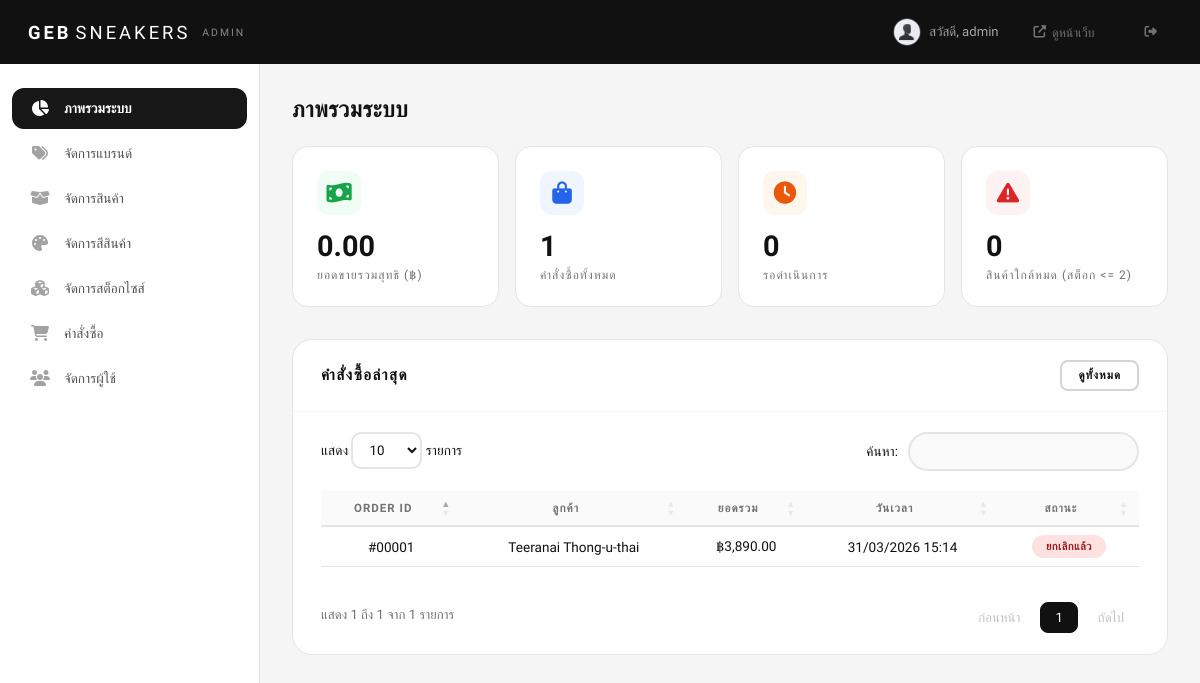
/admin/index.php (signed in), run on an earlier commit of the app's database.
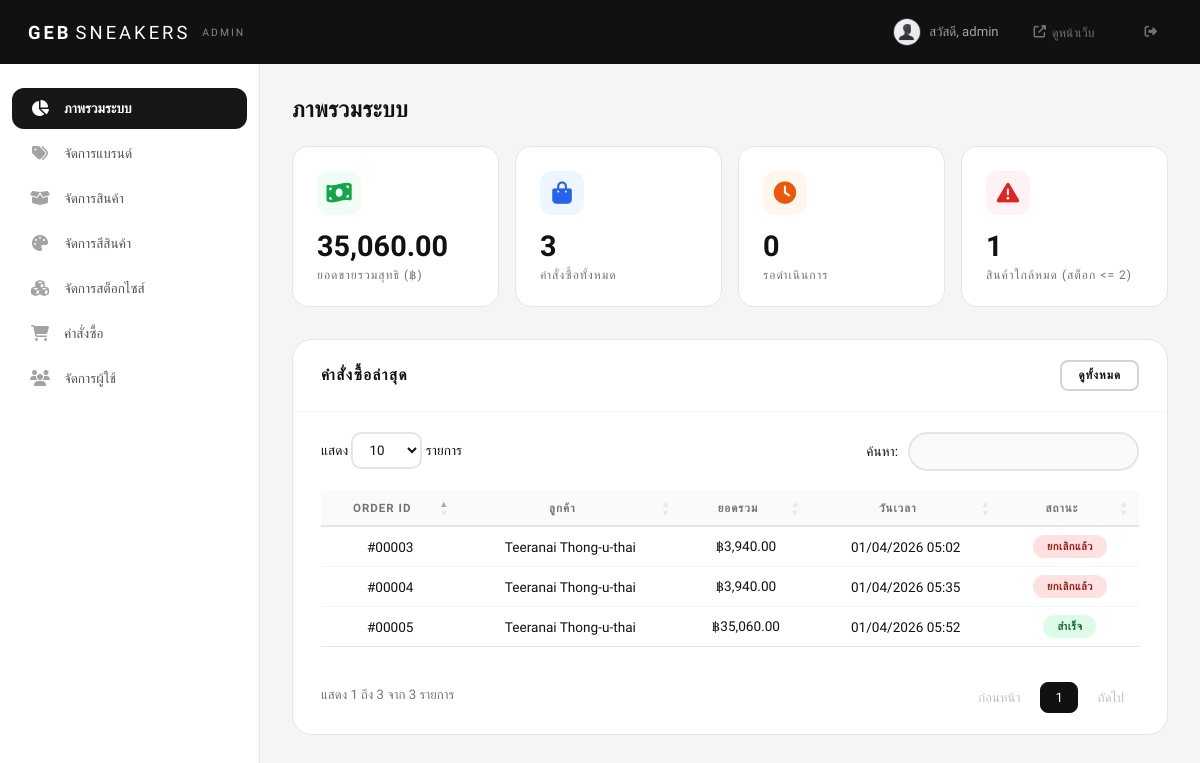
And on a later commit of the database.
### tables this page shows
CREATE TABLE `tb_orders` (
  `o_id` int(11) NOT NULL,
  `u_id` int(11) DEFAULT NULL,
  `addr_id` int(11) DEFAULT NULL,
  `o_fullname` varchar(100) DEFAULT NULL,
  `o_phone` varchar(20) DEFAULT NULL,
  `o_address` text DEFAULT NULL,
  `o_total` decimal(10,2) NOT NULL,
  `o_status` enum('pending','confirmed','shipped','done','cancelled') DEFAULT 'pending',
  `admin_note` text DEFAULT NULL,
  `created_at` timestamp NOT NULL DEFAULT current_timestamp(),
  `updated_at` timestamp NOT NULL DEFAULT current_timestamp() ON UPDATE current_timestamp()
);

### admin/pages/dashboard.php (the view)
<?php
$resultTotalSales = $conn->query("SELECT SUM(o_total) as total FROM tb_orders WHERE o_status IN ('confirmed', 'shipped', 'done')");
$totalSales = $resultTotalSales->fetch_assoc()['total'] ?: 0;
$resultTotalOrders = $conn->query("SELECT COUNT(*) as count FROM tb_orders");
$totalOrders = $resultTotalOrders->fetch_assoc()['count'];
$resultPendingOrders = $conn->query("SELECT COUNT(*) as count FROM tb_orders WHERE o_status = 'pending'");
$pendingOrders = $resultPendingOrders->fetch_assoc()['count'];
$resultLowStock = $conn->query("SELECT COUNT(*) as count FROM tb_stock WHERE qty <= 2 AND qty > 0");
$lowStock = $resultLowStock->fetch_assoc()['count'];
$resultRecentOrders = $conn->query("SELECT * FROM tb_orders ORDER BY o_id DESC LIMIT 5");
$recentOrders = $resultRecentOrders->fetch_all(MYSQLI_ASSOC);
?>
<h1 class="admin-page-title">ภาพรวมระบบ</h1>
<div class="stats-grid">
    <a href="?page=orders" class="stat-card">
        <div class="stat-icon" style="color:var(--success);background:#f0fdf4;"><i class="fas fa-money-bill-wave"></i></div>
        <div class="stat-value"><?php echo number_format($totalSales, 2); ?></div>
        <div class="stat-label">ยอดขายรวมสุทธิ (฿)</div>
    </a>
    <a href="?page=orders" class="stat-card">
        <div class="stat-icon" style="color:var(--info);background:#eff6ff;"><i class="fas fa-shopping-bag"></i></div>
        <div class="stat-value"><?php echo $totalOrders; ?></div>
        <div class="stat-label">คำสั่งซื้อทั้งหมด</div>
    </a>
    <a href="?page=orders" class="stat-card">
        <div class="stat-icon" style="color:var(--warning);background:#fff7ed;"><i class="fas fa-clock"></i></div>
        <div class="stat-value"><?php echo $pendingOrders; ?></div>
        <div class="stat-label">รอดำเนินการ</div>
    </a>
    <a href="?page=stock" class="stat-card">
        <div class="stat-icon" style="color:var(--error);background:#fef2f2;"><i class="fas fa-exclamation-triangle"></i></div>
        <div class="stat-value"><?php echo $lowStock; ?></div>
        <div class="stat-label">สินค้าใกล้หมด (สต็อก <= 2)</div>
    </a>
</div>
<div class="admin-card">
    <div class="admin-card-header">
        <h3>คำสั่งซื้อล่าสุด</h3>
        <a href="?page=orders" class="btn btn-sm btn-secondary">ดูทั้งหมด</a>
    </div>
    <div class="admin-card-body" style="padding:0;">
        <table class="admin-table">
            <thead>
                <tr>
                    <th>Order ID</th>
                    <th>ลูกค้า</th>
                    <th>ยอดรวม</th>
                    <th>วันเวลา</th>
                    <th>สถานะ</th>
                </tr>
            </thead>
            <tbody>
                <?php foreach ($recentOrders as $recentOrder): ?>
                <tr>
                    <td>#<?php echo str_pad($recentOrder['o_id'], 5, '0', STR_PAD_LEFT); ?></td>
                    <td><?php echo sanitize($recentOrder['o_fullname']); ?></td>
                    <td><?php echo formatPrice($recentOrder['o_total']); ?></td>
                    <td><?php echo date('d/m/Y H:i', strtotime($recentOrder['created_at'])); ?></td>
                    <td><?php echo getStatusBadge($recentOrder['o_status']); ?></td>
                </tr>
                <?php endforeach; ?>
            </tbody>
        </table>
    </div>
</div>

### admin/inc/header.php (shortened to what this page needs)
<!DOCTYPE html>
<html lang="th">
<head>
    <link rel="stylesheet" href="<?php echo BASE_URL; ?>assets/css/admin.css?v=<?php echo time(); ?>">
    <link rel="stylesheet" href="https://cdnjs.cloudflare.com/ajax/libs/font-awesome/6.4.0/css/all.min.css">
    <link rel="stylesheet" href="https://cdn.datatables.net/1.13.6/css/jquery.dataTables.min.css">
</head>
<body>
<header class="admin-header">
    <div style="display:flex;align-items:center;gap:14px;">
        <div class="admin-header-brand">
            <a href="<?php echo BASE_URL; ?>admin/">GEB <span>SNEAKERS</span> <span style="font-size:0.65rem;opacity:0.5;margin-left:8px;letter-spacing:2px;">ADMIN</span></a>
        </div>
    </div>
    <div class="admin-header-actions">
        <?php
        $adminAvatar = $_SESSION['u_avatar'] ?: 'default_avatar.png';
        $avatarPath = UPLOAD_URL . 'avatars/' . $adminAvatar;
        ?>
        <span>
            <img src="<?php echo $avatarPath; ?>" alt="Admin" class="admin-user-avatar">
            สวัสดี, <?php echo sanitize($_SESSION['u_fullname'] ?? 'Admin'); ?>
        </span>
        <a href="<?php echo BASE_URL; ?>" target="_blank"><i class="fas fa-external-link-alt"></i> ดูหน้าเว็บ</a>
        <a href="<?php echo BASE_URL; ?>index.php?page=logout" title="ออกจากระบบ"><i class="fas fa-sign-out-alt"></i></a>
    </div>
</header>

### admin/inc/sidebar.php (shortened to what this page needs)
<?php
$currentPage = isset($_GET['page']) ? $_GET['page'] : 'dashboard';
?>
<aside class="admin-sidebar">
    <nav class="sidebar-nav">
        <a href="?page=dashboard" class="<?php echo $currentPage === 'dashboard' ? 'active' : ''; ?>">
            <span class="nav-icon"><i class="fas fa-chart-pie"></i></span> ภาพรวมระบบ
        </a>
        <a href="?page=brands" class="<?php echo $currentPage === 'brands' ? 'active' : ''; ?>">
            <span class="nav-icon"><i class="fas fa-tags"></i></span> จัดการแบรนด์
        </a>
        <a href="?page=products" class="<?php echo $currentPage === 'products' ? 'active' : ''; ?>">
            <span class="nav-icon"><i class="fas fa-box-open"></i></span> จัดการสินค้า
        </a>
        <a href="?page=colors" class="<?php echo $currentPage === 'colors' ? 'active' : ''; ?>">
            <span class="nav-icon"><i class="fas fa-palette"></i></span> จัดการสีสินค้า
        </a>
        <a href="?page=stock" class="<?php echo $currentPage === 'stock' ? 'active' : ''; ?>">
            <span class="nav-icon"><i class="fas fa-cubes"></i></span> จัดการสต็อกไซส์
        </a>
        <a href="?page=orders" class="<?php echo $currentPage === 'orders' ? 'active' : ''; ?>">
            <span class="nav-icon"><i class="fas fa-shopping-cart"></i></span> คำสั่งซื้อ
        </a>
        <a href="?page=users" class="<?php echo $currentPage === 'users' ? 'active' : ''; ?>">
            <span class="nav-icon"><i class="fas fa-users"></i></span> จัดการผู้ใช้
        </a>
    </nav>
</aside>

### admin/index.php (shortened to what this page needs)
<?php
require_once dirname(__DIR__) . '/inc/function.php';
$page = isset($_GET['page']) ? $_GET['page'] : 'dashboard';
require_once __DIR__ . '/inc/header.php';
require_once __DIR__ . '/inc/sidebar.php';
echo '<main class="admin-main">';
require_once __DIR__ . '/pages/' . $page . '.php';
echo '</main>';
require_once __DIR__ . '/inc/footer.php';

### inc/function.php (shortened to what this page needs)
<?php
function sanitize($data) {
    return htmlspecialchars(trim($data), ENT_QUOTES, 'UTF-8');
}
function formatPrice($price) {
    return '฿' . number_format($price, 2);
}
function getStatusBadge($status) {
    $map = [
        'pending'   => ['รอดำเนินการ', 'badge-pending'],
        'confirmed' => ['เตรียมจัดส่ง', 'badge-confirmed'],
        'shipped'   => ['จัดส่งแล้ว', 'badge-shipped'],
        'done'      => ['สำเร็จ', 'badge-done'],
        'cancelled' => ['ยกเลิกแล้ว', 'badge-cancelled'],
        'approved'  => ['อนุมัติ', 'badge-done'],
        'rejected'  => ['ปฏิเสธ', 'badge-cancelled'],
    ];
    $info = $map[$status] ?? [$status, 'badge-pending'];
    return '<span class="badge ' . $info[1] . '">' . $info[0] . '</span>';
}

### admin/inc/footer.php (shortened to what this page needs)
</body>
</html>

### admin/inc/header.php (style rules this page uses)
table.dataTable { border-collapse: collapse !important; border-spacing: 0; width: 100% !important; margin-bottom: 20px !important; }
table.dataTable thead th, table.dataTable thead td { border-bottom: 2px solid var(--gray-200) !important; padding: 14px 16px; font-weight: 600; text-transform: uppercase; font-size: 0.72rem; text-align: center !important; letter-spacing: 1px; color: var(--gray-500); }
table.dataTable tbody th, table.dataTable tbody td { text-align: center !important; vertical-align: middle; }
table.dataTable.no-footer { border-bottom: 1px solid var(--gray-200) !important; }

What changed in the data, as far as the page shows it:
removed tb_orders: o_id "00001", o_fullname "Teeranai Thong-u-thai", o_total "฿3,890.00", created_at "31/03/2026 15:14", o_status "ยกเลิกแล้ว"
added tb_orders: o_id "00005", o_fullname "Teeranai Thong-u-thai", o_total "฿35,060.00", created_at "01/04/2026 05:52", o_status "สำเร็จ"
added tb_orders: o_id "00004", o_fullname "Teeranai Thong-u-thai", o_total "฿3,940.00", created_at "01/04/2026 05:35", o_status "ยกเลิกแล้ว"
added tb_orders: o_id "00003", o_fullname "Teeranai Thong-u-thai", o_total "฿3,940.00", created_at "01/04/2026 05:02", o_status "ยกเลิกแล้ว"
Also different on the page:
$totalSales: "0.00" → "35,060.00"
$totalOrders: "1" → "3"
$lowStock: "0" → "1"
text written by a page script: "แสดง รายการ ค้นหา: แสดง 1 ถึง 1 จาก 1 รายการ ก่อนหน้า 1 ถัดไป" → "แสดง รายการ ค้นหา: แสดง 1 ถึง 3 จาก 3 รายการ ก่อนหน้า 1 ถัดไป"
